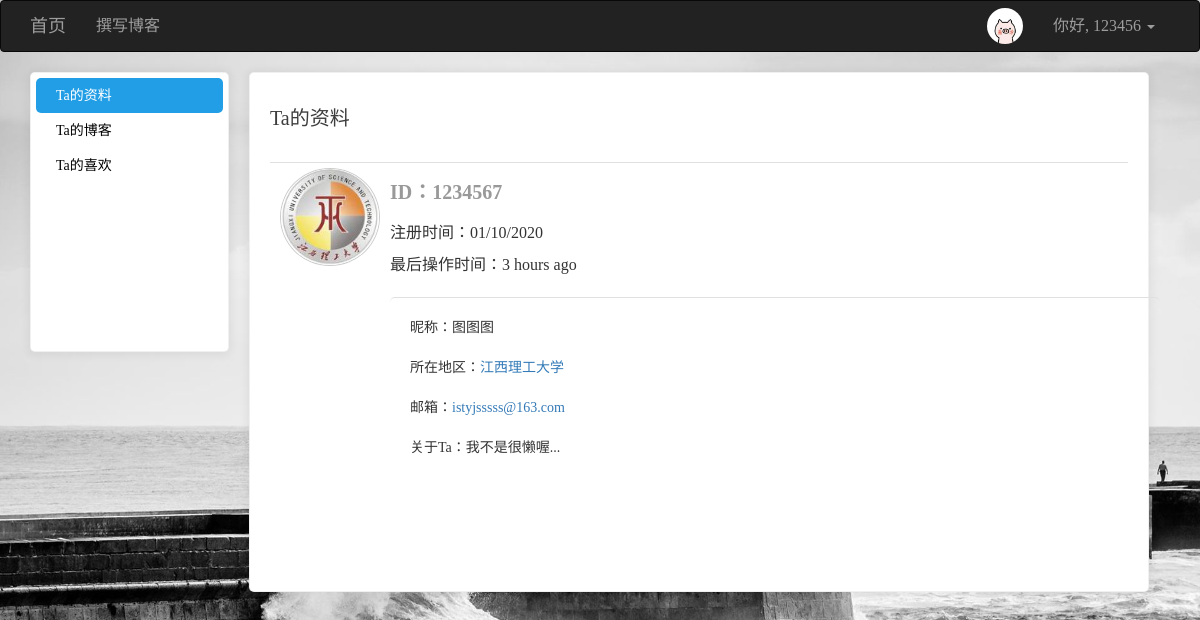
The app's page /user/1234567/ (signed in) with its own data.
### app/models/users.py (models this page shows, shortened)
class User(UserMixin, db.Model):
    __tablename__ = 'users'
    id = db.Column(db.Integer, primary_key=True)
    username = db.Column(db.String(64), unique=True)
    password_hash = db.Column(db.String(128))
    email = db.Column(db.String(128), unique=True)
    confirmed = db.Column(db.Boolean, default=False)
    icon = db.Column(db.String(64), default='default.jpg')
    name = db.Column(db.String(64))
    location = db.Column(db.String(64))
    about_me = db.Column(db.Text())
    member_since = db.Column(db.DateTime(), default=datetime.utcnow)
    last_seen = db.Column(db.DateTime(), default=datetime.utcnow)
    posts = db.relationship('Posts', backref='user', lazy='dynamic', cascade='all, delete-orphan')
    favorites = db.relationship('Posts', secondary="collections", backref=db.backref('users', lazy='dynamic'), lazy='dynamic')
    comments = db.relationship('Comment', backref='user', lazy='dynamic', cascade='all, delete-orphan')
    @property
    def password(self):
        raise AttributeError('密码不可读')
    def ping(self):
        self.last_seen = datetime.utcnow()
        db.session.add(self)
        db.session.commit()

### app/views/user.py (the view)
@user.route('/<username>/', methods=['GET', 'POST'])
def index(username):
    u = User.query.filter_by(username=username).first_or_404()
    return render_template('user/gerenzhongxin.html', user=u)

### app/models/users.py (called while the page is built)
@loginmanager.user_loader
def user_loader(uid):
    return User.query.get(int(uid))

### app/views/user.py (called while the page is built)
@user.before_app_request
def before_request():
    if current_user.is_authenticated:
        current_user.ping()

### app/templates/user/gerenzhongxin.html (shortened to what this page needs)
{% extends 'commons/base.html' %}
{% block styles %}
    {{ super() }}
{% endblock %}
{% block page_content %}
    <div class="left_cont" style="background: white" >
        <ul>
            <li class="side1"><a href="{{ url_for('user.index', username=user.username) }}" class="aside">{% if current_user.username == user.username %}我{% else %}Ta{% endif %}的资料</a></li>
            <li class="side3"><a href="{{ url_for('user.my_blog', username=user.username) }}">{% if current_user.username == user.username %}我{% else %}Ta{% endif %}的博客</a></li>
            <li class="side4"><a href="{{ url_for('user.my_fav', username=user.username) }}">{% if current_user.username == user.username %}我{% else %}Ta{% endif %}的喜欢</a></li>
        </ul>
    </div>
    <div class="right_cont" style="background: white; border: 1px solid rgba(0, 0, 0, .06); padding: 0 20px; box-shadow: 0 1px 10px 2px rgba(0, 0, 0, .06); border-radius: 5px">
        <h3>{% if current_user.username == user.username %}我{% else %}Ta{% endif %}的资料</h3>
        <div class="user_info">
            <div class="header">
            <img style="width: 100px;border-radius: 60%; border: 1px solid #ccc" src="{{ url_for('static', filename='uploads/' + user.icon) }}" alt="头像">
            </div>
            <div class="right_c">
                <span class="display_name">ID：{{ user.username }}</span>
                <div class="log_time">注册时间：{{ moment(user.member_since).format('L') }}</div>
                <div class="log_time">最后操作时间：{{ moment(user.last_seen).fromNow() }}</div>
                {% if user.name or user.location %}
                    <ul class="self">
                        <li>{% if user.name %}昵称：{{ user.name }}<br>{% endif %}</li>
                        <li>{% if user.location %}
                                所在地区：<a href="http://maps.google.com/?q={{ user.location }}">{{ user.location }}</a>
                            {% endif %}
                        </li>
                        <li>邮箱：<a href="mailto:{{ user.email }}">{{ user.email }}</a></li>
                        <li>{% if user.about_me %}关于{% if current_user.username == user.username %}我{% else %}Ta{% endif %}：{{ user.about_me }}{% endif %}</li>
                    </ul>
                {% endif %}
            </div>
        </div>
    </div>
{% endblock %}

### app/templates/commons/base.html (shortened to what this page needs)
{% extends 'bootstrap/base.html' %}
{% import 'bootstrap/wtf.html' as wtf %}
{% block navbar %}
    <nav class="navbar navbar-inverse" style="-webkit-user-select: none; font-size: 16px;">
        <div class="container">
            <div class="navbar-header">
                <a class="navbar-brand" href="{{ url_for('main.index') }}">首页</a>
            </div>
            <div class="collapse navbar-collapse">
                <ul class="nav navbar-nav">
                    {% if current_user.is_authenticated %}
                        <li><a href="{{ url_for('posts.index') }}">撰写博客</a></li>
                    {% endif %}
                </ul>
                <ul class="nav navbar-nav navbar-right">
                    {% if current_user.is_authenticated %}
                        <li>
                            <a href="{{ url_for('user.index', username=current_user.username) }}">
                                <img style="width: 36px; height: 36px; border-radius: 50%; float: left; margin-top: -8px" src="{{ url_for('static', filename='uploads/' + current_user.icon) }}" alt="...">
                            </a>
                        </li>
                        <li class="dropdown">
                            <a href="#" class="dropdown-toggle" data-toggle="dropdown" role="button" aria-haspopup="true"
                               aria-expanded="false">你好, {{ current_user.username }} <span class="caret"></span></a>
                        </li>
                    {% else %}
                        <li><a href="{{ url_for('user.register') }}">注册</a></li>
                        <li><a href="{{ url_for('user.login') }}">登录</a></li>
                    {% endif %}
                </ul>
            </div>
        </div>
    </nav>
{% endblock %}
{% block content %}
    <div class="container">
        {% block page_content %}
        {% endblock %}
    </div>
{% endblock %}
{% block styles %}
    {{ super() }}
{% endblock %}

### app/templates/commons/base.html (style rules this page uses)
body { font-family: "田氏宋体旧字形"; -webkit-user-select: none; background-image: url(/images/1214885.jpg); -webkit-background-size: cover; -o-background-size: cover; background-size: cover; z-index: -2; }

### app/templates/user/gerenzhongxin.html (style rules this page uses)
.left_cont { width: 199px;height:280px;float: left; border: 1px solid rgba(0, 0, 0, .06); padding: 5px; box-shadow: 0 1px 10px 2px rgba(0, 0, 0, .06); border-radius: 5px }
.right_cont { width: 900px;height: 520px;margin: 0 20px;display: inline-block }
h3 { font-size: 20px;color: #3d3d3d;height: 90px;line-height: 90px;border-bottom: 1px solid #e0e0e0;margin: 0; }
.user_info { float:left;margin-right: 16px;width: 900px; }
.header { width: 100px;height:120px;border-radius: 50%;float: left;margin: 5px 10px; }
.right_c { display: inline-block }
.display_name { font-size: 20px;font-weight: bold;color: #999;margin: 15px 0 5px;display:inline-block; }
.log_time { font-size: 16px;margin: 10px 0 5px; }
li, ul { padding: 0;margin: 0;list-style: none; border-radius: 5px }
.self { border-top: 1px solid #e0e0e0; width: 770px;margin-top: 20px }
.self li { margin: 20px }
.side1 a,.side2 a,.side3 a, .side4 a { font-size: 14px; color: black;display: inline-block;height: 35px;line-height: 35px;width: 100%; padding-left: 20px }
.side1 { background-color: #229EE6; }
.side1 a { color: white; }

### records on screen
User: icon (picture), username "123456"
User: icon (picture), username "1234567", member_since "01/10/2020", last_seen "3 hours ago", name "图图图", location "江西理工大学", email "istyjsssss@163.com", about_me "我不是很懒喔..."
